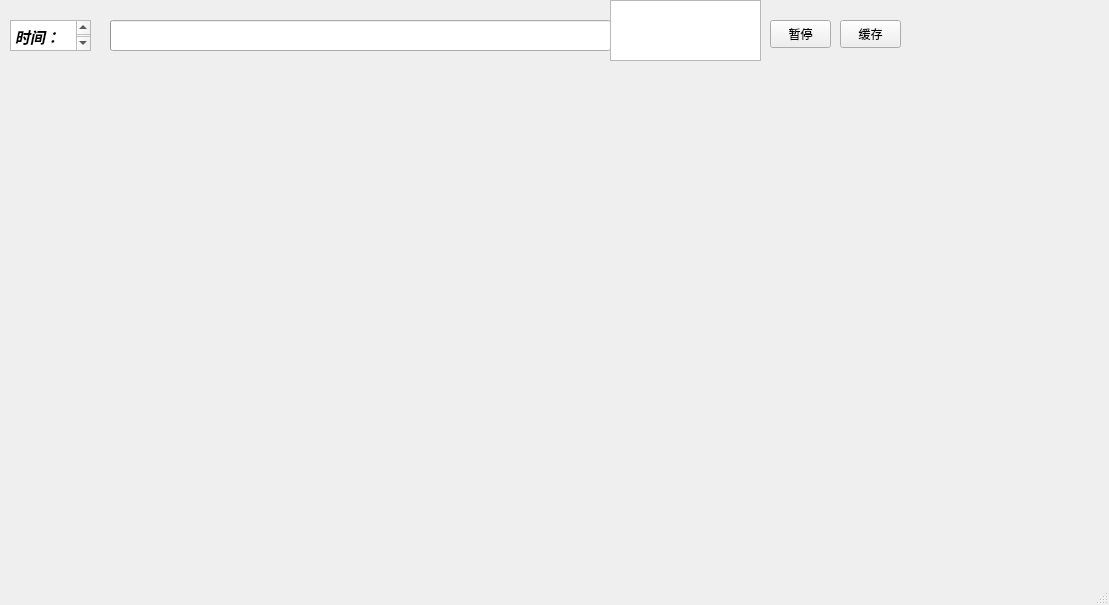
<?xml version="1.0" encoding="UTF-8"?>
<ui version="4.0">
 <class>MainWindow</class>
 <widget class="QMainWindow" name="MainWindow">
  <property name="geometry">
   <rect>
    <x>0</x>
    <y>0</y>
    <width>1109</width>
    <height>605</height>
   </rect>
  </property>
  <property name="windowTitle">
   <string>MainWindow</string>
  </property>
  <widget class="QWidget" name="centralwidget">
   <widget class="QProgressBar" name="timeBar">
    <property name="geometry">
     <rect>
      <x>110</x>
      <y>20</y>
      <width>501</width>
      <height>31</height>
     </rect>
    </property>
    <property name="orientation">
     <enum>Qt::Horizontal</enum>
    </property>
   </widget>
   <widget class="QTextBrowser" name="textBrowser">
    <property name="geometry">
     <rect>
      <x>10</x>
      <y>20</y>
      <width>81</width>
      <height>31</height>
     </rect>
    </property>
    <property name="html">
     <string>&lt;!DOCTYPE HTML PUBLIC &quot;-//W3C//DTD HTML 4.0//EN&quot; &quot;http://www.w3.org/TR/REC-html40/strict.dtd&quot;&gt;
&lt;html&gt;&lt;head&gt;&lt;meta name=&quot;qrichtext&quot; content=&quot;1&quot; /&gt;&lt;style type=&quot;text/css&quot;&gt;
p, li { white-space: pre-wrap; }
&lt;/style&gt;&lt;/head&gt;&lt;body style=&quot; font-family:'SimSun'; font-size:9pt; font-weight:400; font-style:normal;&quot;&gt;
&lt;p style=&quot; margin-top:0px; margin-bottom:0px; margin-left:0px; margin-right:0px; -qt-block-indent:0; text-indent:0px;&quot;&gt;&lt;span style=&quot; font-size:11pt; font-weight:600; font-style:italic;&quot;&gt;时间：&lt;/span&gt;&lt;/p&gt;&lt;/body&gt;&lt;/html&gt;</string>
    </property>
    <property name="tabStopWidth">
     <number>100</number>
    </property>
   </widget>
   <widget class="QPushButton" name="pushButton">
    <property name="geometry">
     <rect>
      <x>770</x>
      <y>20</y>
      <width>61</width>
      <height>28</height>
     </rect>
    </property>
    <property name="text">
     <string>暂停</string>
    </property>
   </widget>
   <widget class="QPushButton" name="pushButton_2">
    <property name="geometry">
     <rect>
      <x>840</x>
      <y>20</y>
      <width>61</width>
      <height>28</height>
     </rect>
    </property>
    <property name="text">
     <string>缓存</string>
    </property>
   </widget>
   <widget class="QTextEdit" name="textEdit">
    <property name="geometry">
     <rect>
      <x>610</x>
      <y>0</y>
      <width>151</width>
      <height>61</height>
     </rect>
    </property>
   </widget>
  </widget>
  <widget class="QStatusBar" name="statusbar"/>
 </widget>
 <resources/>
 <connections/>
</ui>
